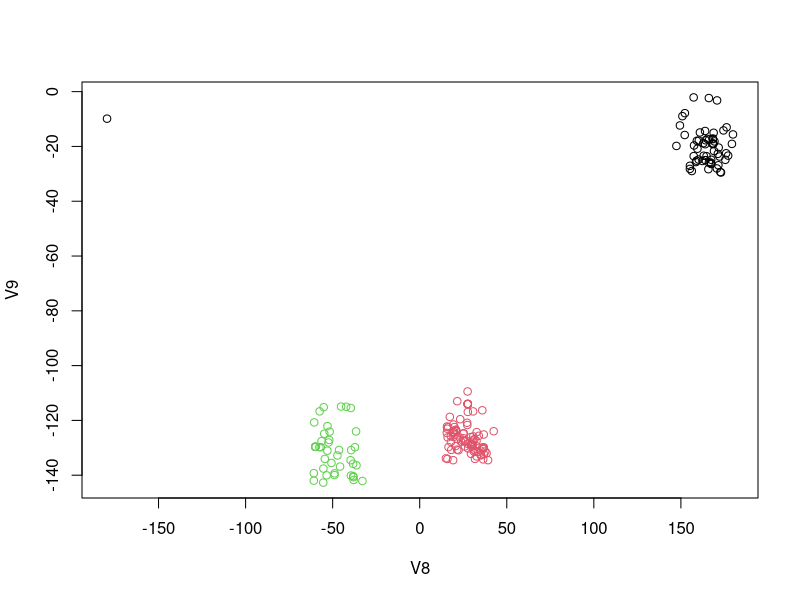
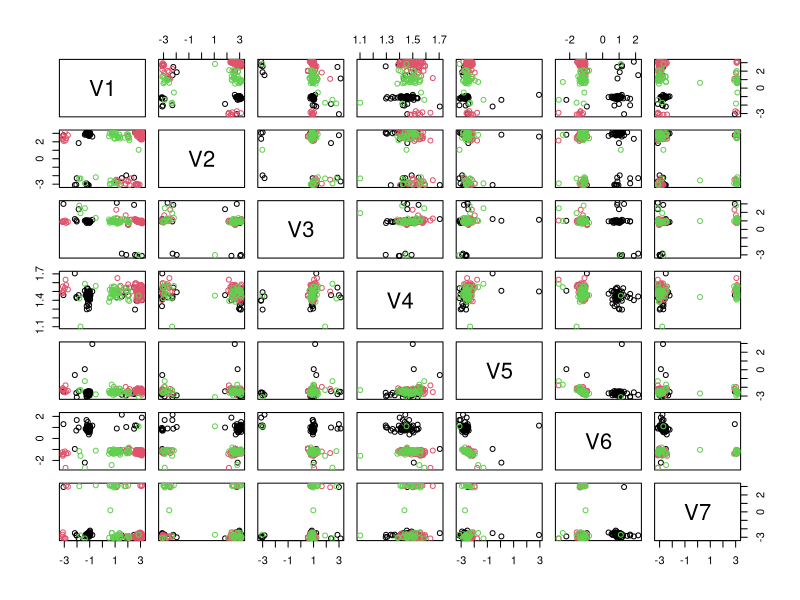

Generate these figures, in order, with R:

# Data
small_rna <- read.table("small_rna.csv", header = FALSE, sep = ",")

# Labels based on 8:9 angles, later ignored
cluster1 <- small_rna[small_rna[, 9] > -60, ]
cluster2 <- small_rna[(small_rna[, 8] > 0) & (small_rna[, 9] < -60), ]
cluster5 <- small_rna[(small_rna[, 8] < 0) & (small_rna[, 9] < -60), ]
clusters_ordered <- rbind(cluster1, cluster2, cluster5)
small_rna_angles <- clusters_ordered[, 1:7]
small_rna_torsion <- clusters_ordered[, 8:9] # Ignored later

# Clustering variables
col1 <- rep(1, 59)
col2 <- rep(2, 88)
col3 <- rep(3, 43)
col <- c(col1, col2, col3)
plot(clusters_ordered[, 8:9], col = col) # Plot pseudotorsion angles

# Dataset with angles 1:7
small_rna_angles <- as.matrix(small_rna_angles)
small_rna_angles <- (small_rna_angles / 180) * pi # Degrees to radians

# View data on (S^1)^7 = T^7
pairs(small_rna_angles, col = col)

# Construct data frame and save
smallrna <- data.frame("angles" = small_rna_angles,
                       "torsion" = small_rna_torsion, "clusters" = col)
save(list = "smallrna", file = "smallrna.rda", compress = "bzip2")
